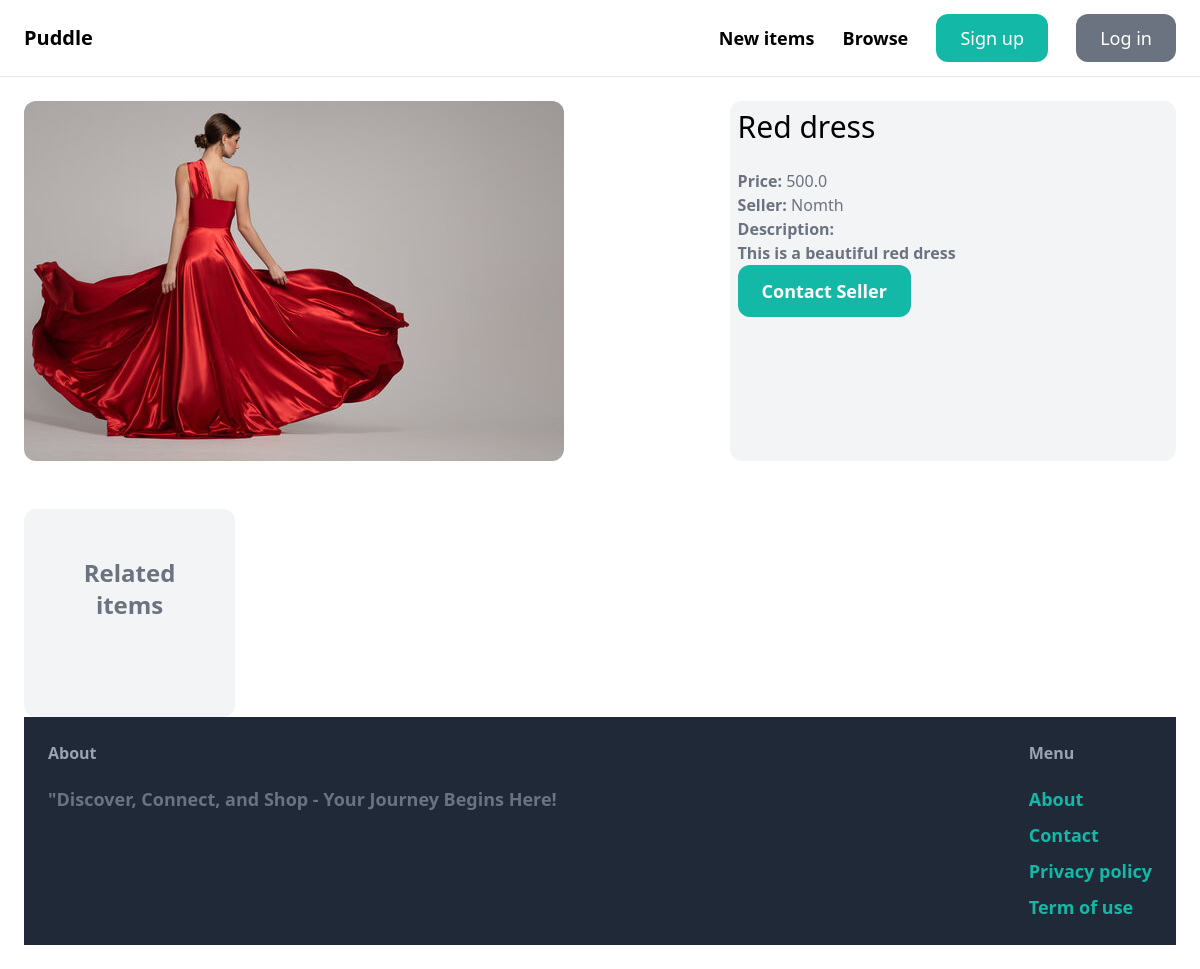
The page /items/2/ on the database as committed earlier.
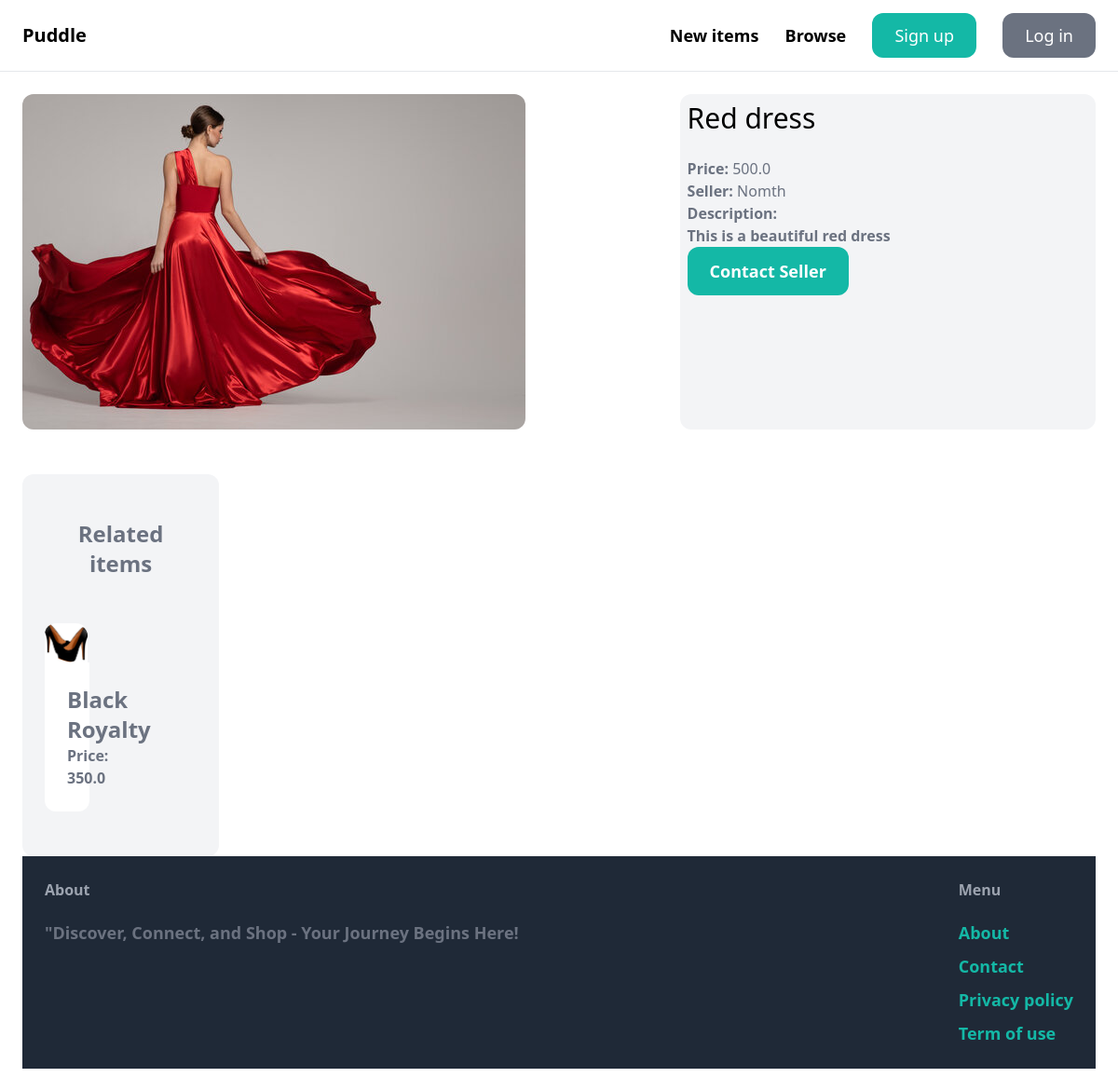
The same page on the database as committed later.
### item/models.py (models this page shows, shortened)
class Item(models.Model):
    category = models.ForeignKey(Category, related_name='items', on_delete=models.CASCADE)
    name = models.CharField(max_length=255)
    description = models.TextField(blank=True, null=True)
    price = models.FloatField()
    image = models.ImageField(upload_to='item_images', blank=True, null=True)
    is_sold = models.BooleanField(default=False)
    created_by = models.ForeignKey(User, related_name='items', on_delete=models.CASCADE)
    created_at = models.DateTimeField(auto_now_add=True)

### item/views.py (the view)
# urls.py: path('<int:pk>/', views.detail, name='detail'),
def detail(request, pk):
    item = get_object_or_404(Item, pk=pk)
    related_items = Item.objects.filter(category=item.category, is_sold=False).exclude(pk=pk)[0:3]
    return render(request, 'item/detail.html', {
        'item': item,
        'related_items': related_items
    })

### item/templates/item/detail.html (shortened to what this page needs)
{% extends 'core/base.html' %}
{% block content %}
<div class="grid grid-cols-5 gap-6">
    <div class="col-span-3">
        <img src="{{ item.image.url }}" class="rounded-xl">
    </div>
    <div class="col-span-2 p-2 bg-gray-100 rounded-xl">
        <h1 class="mb-6 text-3xl">{{ item.name}}</h1>
        <p class="text-gray-500"><strong>Price: </strong>{{ item.price }}</p>
        <p class="text-gray-500"><strong>Seller: </strong>{{ item.created_by.username }}</p>
        {% if item.description %}
            <p class="text-gray-700">
                <strong class="text-gray-500">Description:<strong><br>
                {{item.description }}
            </p>
        {% endif %}
        {% if request.user == item.created_by %}
            <div class="mt-6 p6 bg-white rounded-xl">
                <p>This is your item!</p>
                <a href="{% url 'item:edit' item.id %}" class="inline-block mt-6 px-6 py-3 text-lg font-semibold bg-teal-500 text-white rounded-xl">Edit</a>
                <a href="{% url 'item:delete' item.id %}" class="inline-block mt-6 px-6 py-3 text-lg font-semibold bg-red-500 text-white rounded-xl">Delete</a>
            </div>
        {% else %}
            <a href="{% url 'conversation:new' item.id %}" class="inline-block at-6 px-6 py-3 text-lg font-semibold bg-teal-500 text-white rounded-xl hover:bg-teal-700">Contact Seller</a>
        {% endif %}
</div>
<div class="mt-6 px-6 py-12 bg-gray-100 rounded-xl">
    <h2 class="mb-12 text-2xl text-center">Related items</h2>
    <div class="grid grid-cols-3 gap-3">
        {% for item in related_items %}
            <div>
                <a href="{% url 'item:detail' item.id %}">
                    <div>
                        <img src="{{ item.image.url}}" class="rounded-t-xl">
                    </div>
                    <div class="p-6 bg-white rounded-b-xl">
                        <h2 class="text-2xl">{{ item.name }}</h2>
                        <p class="text-gray-500">Price: {{ item.price }}</p>
                    </div>
                </a>
            </div>
        {% endfor %}
    </div>
</div>
{% endblock %}

Rows that differ between the two databases and show on the page:
added Item: image (picture), name "Black Royalty", price "350.0"
